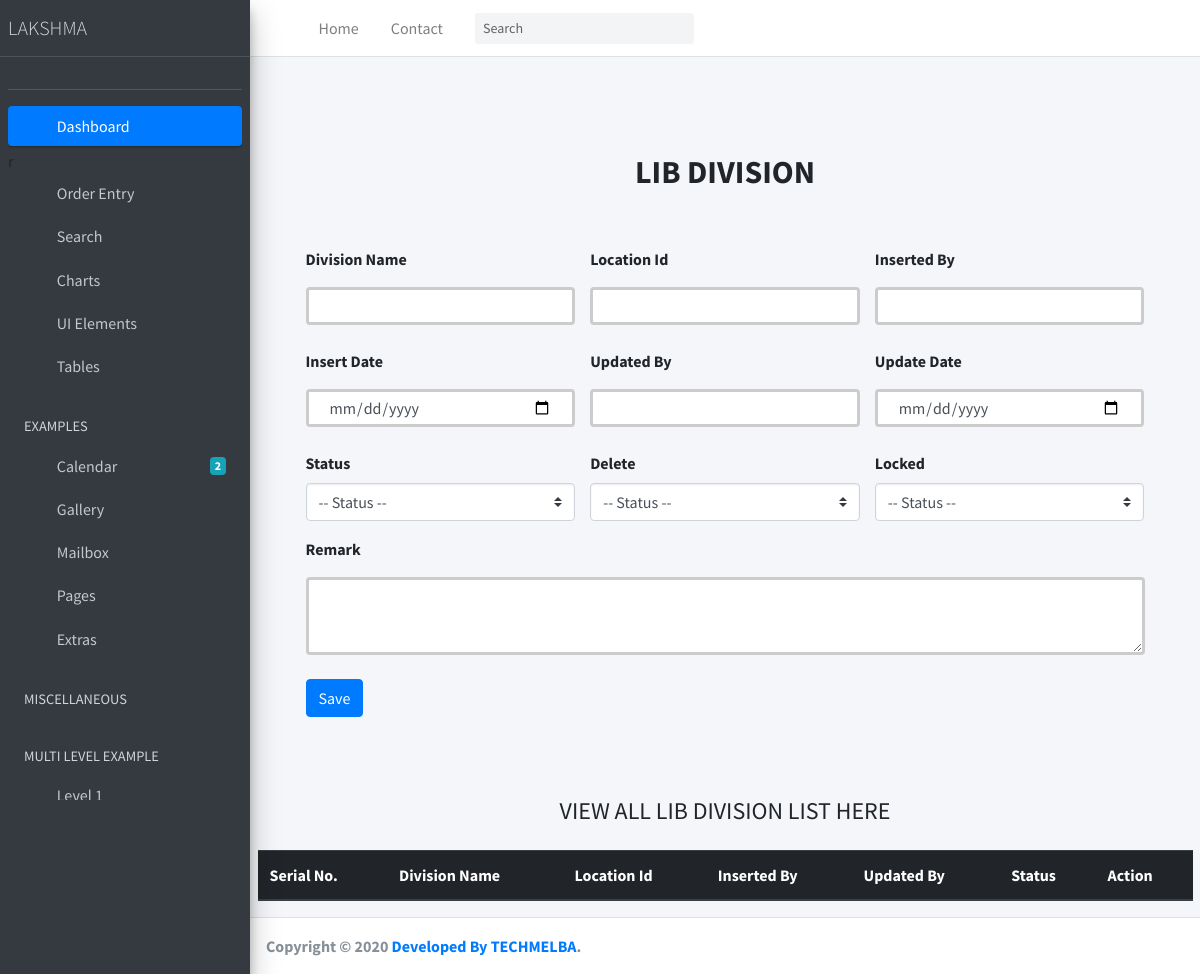
Page /lib_division/ on the earlier database version.
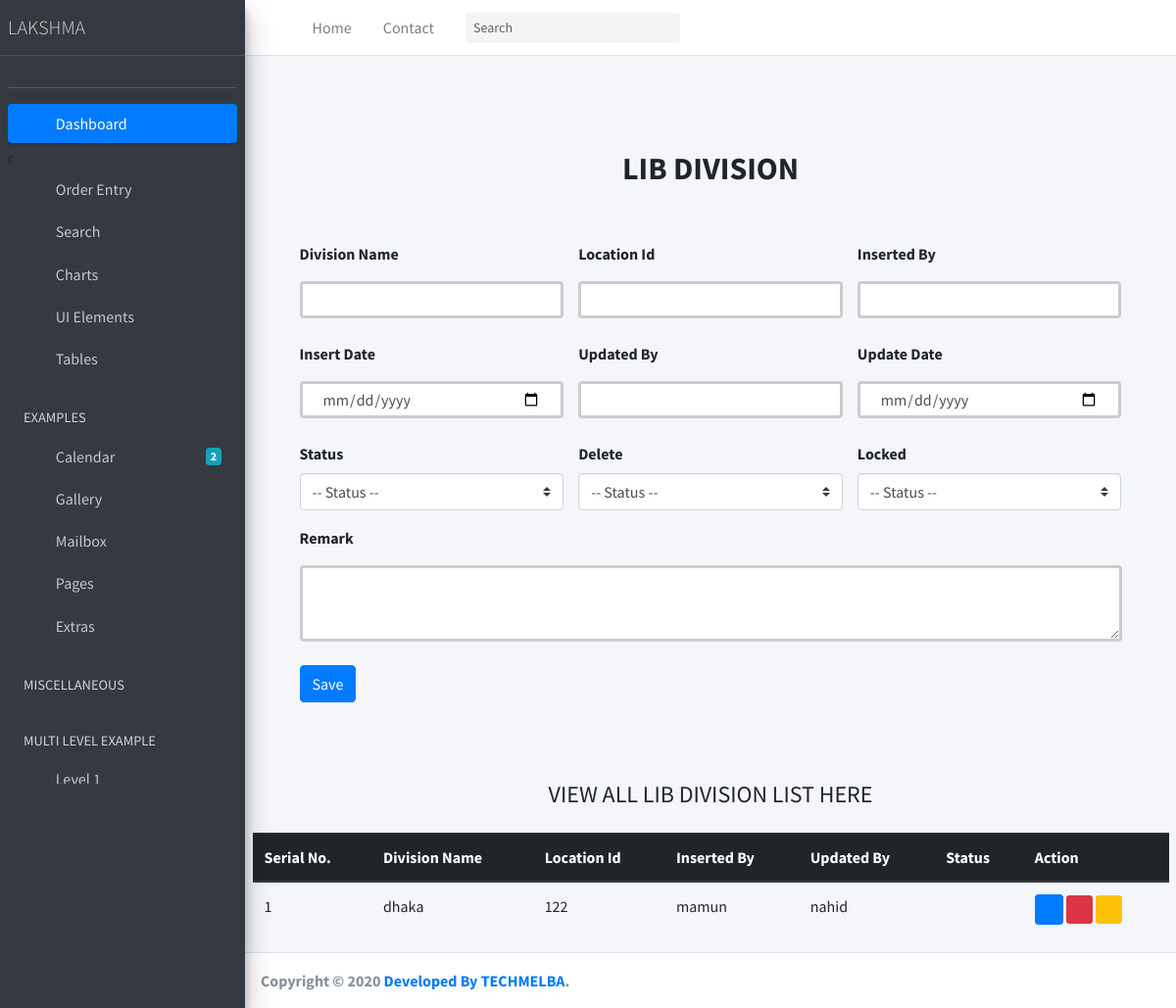
Same page on the later database version.
### Lakshma_ERP_App/models.py (models this page shows, shortened)
class LibDivision(models.Model):
    STATUS = (
        ('Yes', 'Yes'),
        ('No', 'No'),
    )
    division_name = models.CharField(max_length=200, null=True)
    location_id = models.CharField(max_length=20, default=0)
    remark = models.TextField(null=True)
    inserted_by = models.CharField(max_length=120, null=True)
    insert_date = models.DateTimeField(default=now)
    updated_by = models.CharField(max_length=120, null=True)
    update_date = models.DateTimeField(default=now)
    status_active = models.CharField(max_length=20, choices=STATUS, default=0, null=True)
    is_deleted = models.CharField(max_length=20, choices=STATUS, default=0, null=True)
    is_locked = models.CharField(max_length=20, choices=STATUS, default=0, null=True)

### Lakshma_ERP_App/views.py (the view, shortened to what this page needs)
# urls.py: path('lib_division/', LibDivisionInfo.as_view(), name='LibDivisionInfo'),
class LibDivisionInfo(View):
    def get(self, request):
        division = LibDivision.objects.all()
        context = {
            'division': division
        }
        return render(request, 'Order_Entry/lib_division.html', context)

### templates/Order_Entry/lib_division.html (shortened to what the changed rows need)
{% extends 'index.html' %}
{% block body %}
<div class="container p-5 bg-color">
    <div class="py-5 text-center">
      <h2 class="text-uppercase font-weight-bold">LIB DIVISION</h2>
    </div>
    </div>
    <div class="container mt-4">
      <div class="table-responsive">
      <table class="table table-hover">
        <thead class="thead-dark">
          <tr>
            <th scope="col">Serial No.</th>
            <th scope="col">Division Name</th>
            <th scope="col">Location Id</th>
            <th scope="col">Inserted By</th>
            <th scope="col">Updated By</th>
            <th scope="col">Status</th>
            <th scope="col">Action</th>
          </tr>
        </thead>
        <tbody>
          {% for i in division  %}
          <tr>
            <td>{{i.id}}</td>
            <td>{{i.division_name}}</td>
            <td>{{i.location_id}}</td>
            <td>{{i.inserted_by}}</td>
            <td>{{i.updated_by}}</td>
            <td>{{i.status_active}}</td>
            <td>
             <a href="/viewcompanyInfo/{{i.id}}"><i class="fas fa-eye btn btn-primary btn-sm" ></i></a>
             <a href="/editcompanyInfo/{{i.id}}"><i class="fas fa-pencil-alt btn-danger btn-sm"></i></a>
             <a href="/delete_company/{{i.id}}"><i class="far fa-trash-alt btn-warning btn-sm"></i></a>
            </td>
          </tr>
          {% endfor %}
        </tbody>
      </table>
      </div>
    </div>
{%endblock body%}

Differences in the rows shown:
added LibDivision: id "1", division_name "dhaka", location_id "122", inserted_by "mamun", updated_by "nahid"
